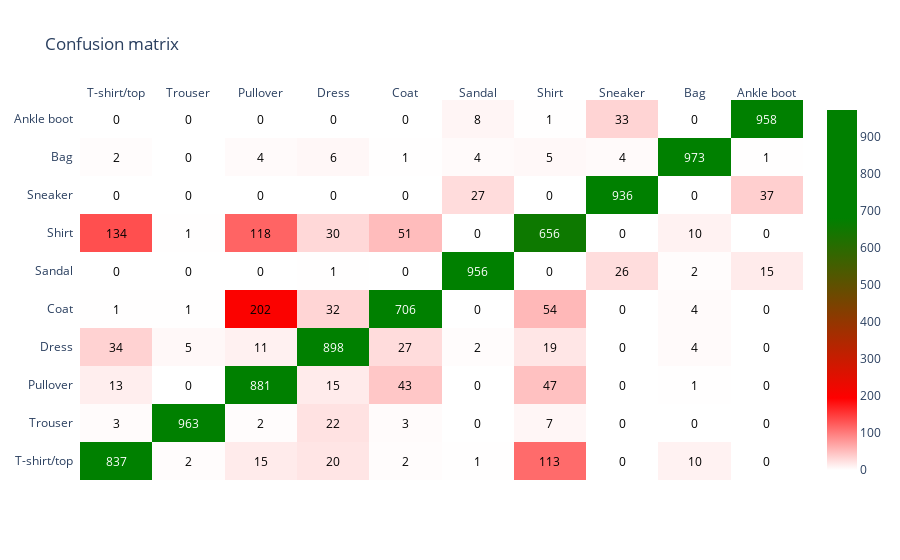

Notebook code for this chart:
### Markdown cell above
# Logging confusion matrix to WandB

### Code cell
predicted_dist = model_best.calc_accuracy(x_test, y_test, return_predicted_distribution=True)
true_values = predicted_dist.argmax(axis=1)
conf_matrix = confusion_matrix(y_true=y_test, y_pred=true_values)
colorscale = [[0, 'rgb(255,255,255)'], 
              [0.2, 'rgb(255,0,0)'],
              [0.7, 'rgb(0,128,0)'],
              [1, 'rgb(0,128,0)']]
fig = ff.create_annotated_heatmap(conf_matrix, x=labels, y=labels, colorscale=colorscale)
fig.update_layout(title_text='Confusion matrix')
fig['data'][0]['showscale'] = True
fig.show()

#TODO: uncomment this
# wandb.init(project='CS6910_Assignment-1', name='confusion-matrix-plot-final')
# wandb.log({'confusion_matrix': fig})
# wandb.finish()

### Figure 1 — Plotly figure (JSON) as saved in the notebook; plotly's stock layout.template omitted (floating-point values rounded to 4 significant figures)
{"data": [{"colorscale": [[0, "rgb(255,255,255)"], [0.2, "rgb(255,0,0)"], [0.7, "rgb(0,128,0)"], [1, "rgb(0,128,0)"]], "reversescale": false, "showscale": true, "type": "heatmap", "x": ["T-shirt/top", "Trouser", "Pullover", "Dress", "Coat", "Sandal", "Shirt", "Sneaker", "Bag", "Ankle boot"], "y": ["T-shirt/top", "Trouser", "Pullover", "Dress", "Coat", "Sandal", "Shirt", "Sneaker", "Bag", "Ankle boot"], "z": [[837, 2, 15, 20, 2, 1, 113, 0, 10, 0], [3, 963, 2, 22, 3, 0, 7, 0, 0, 0], [13, 0, 881, 15, 43, 0, 47, 0, 1, 0], [34, 5, 11, 898, 27, 2, 19, 0, 4, 0], [1, 1, 202, 32, 706, 0, 54, 0, 4, 0], [0, 0, 0, 1, 0, 956, 0, 26, 2, 15], [134, 1, 118, 30, 51, 0, 656, 0, 10, 0], [0, 0, 0, 0, 0, 27, 0, 936, 0, 37], [2, 0, 4, 6, 1, 4, 5, 4, 973, 1], [0, 0, 0, 0, 0, 8, 1, 33, 0, 958]]}], "layout": {"annotations": [{"font": {"color": "#FFFFFF"}, "showarrow": false, "text": "837", "x": "T-shirt/top", "xref": "x", "y": "T-shirt/top", "yref": "y"}, {"font": {"color": "#000000"}, "showarrow": false, "text": "2", "x": "Trouser", "xref": "x", "y": "T-shirt/top", "yref": "y"}, {"font": {"color": "#000000"}, "showarrow": false, "text": "15", "x": "Pullover", "xref": "x", "y": "T-shirt/top", "yref": "y"}, {"font": {"color": "#000000"}, "showarrow": false, "text": "20", "x": "Dress", "xref": "x", "y": "T-shirt/top", "yref": "y"}, {"font": {"color": "#000000"}, "showarrow": false, "text": "2", "x": "Coat", "xref": "x", "y": "T-shirt/top", "yref": "y"}, {"font": {"color": "#000000"}, "showarrow": false, "text": "1", "x": "Sandal", "xref": "x", "y": "T-shirt/top", "yref": "y"}, {"font": {"color": "#000000"}, "showarrow": false, "text": "113", "x": "Shirt", "xref": "x", "y": "T-shirt/top", "yref": "y"}, {"font": {"color": "#000000"}, "showarrow": false, "text": "0", "x": "Sneaker", "xref": "x", "y": "T-shirt/top", "yref": "y"}, {"font": {"color": "#000000"}, "showarrow": false, "text": "10", "x": "Bag", "xref": "x", "y": "T-shirt/top", "yref": "y"}, {"font": {"color": "#000000"}, "showarrow": false, "text": "0", "x": "Ankle boot", "xref": "x", "y": "T-shirt/top", "yref": "y"}, {"font": {"color": "#000000"}, "showarrow": false, "text": "3", "x": "T-shirt/top", "xref": "x", "y": "Trouser", "yref": "y"}, {"font": {"color": "#FFFFFF"}, "showarrow": false, "text": "963", "x": "Trouser", "xref": "x", "y": "Trouser", "yref": "y"}, {"font": {"color": "#000000"}, "showarrow": false, "text": "2", "x": "Pullover", "xref": "x", "y": "Trouser", "yref": "y"}, {"font": {"color": "#000000"}, "showarrow": false, "text": "22", "x": "Dress", "xref": "x", "y": "Trouser", "yref": "y"}, {"font": {"color": "#000000"}, "showarrow": false, "text": "3", "x": "Coat", "xref": "x", "y": "Trouser", "yref": "y"}, {"font": {"color": "#000000"}, "showarrow": false, "text": "0", "x": "Sandal", "xref": "x", "y": "Trouser", "yref": "y"}, {"font": {"color": "#000000"}, "showarrow": false, "text": "7", "x": "Shirt", "xref": "x", "y": "Trouser", "yref": "y"}, {"font": {"color": "#000000"}, "showarrow": false, "text": "0", "x": "Sneaker", "xref": "x", "y": "Trouser", "yref": "y"}, {"font": {"color": "#000000"}, "showarrow": false, "text": "0", "x": "Bag", "xref": "x", "y": "Trouser", "yref": "y"}, {"font": {"color": "#000000"}, "showarrow": false, "text": "0", "x": "Ankle boot", "xref": "x", "y": "Trouser", "yref": "y"}, {"font": {"color": "#000000"}, "showarrow": false, "text": "13", "x": "T-shirt/top", "xref": "x", "y": "Pullover", "yref": "y"}, {"font": {"color": "#000000"}, "showarrow": false, "text": "0", "x": "Trouser", "xref": "x", "y": "Pullover", "yref": "y"}, {"font": {"color": "#FFFFFF"}, "showarrow": false, "text": "881", "x": "Pullover", "xref": "x", "y": "Pullover", "yref": "y"}, {"font": {"color": "#000000"}, "showarrow": false, "text": "15", "x": "Dress", "xref": "x", "y": "Pullover", "yref": "y"}, {"font": {"color": "#000000"}, "showarrow": false, "text": "43", "x": "Coat", "xref": "x", "y": "Pullover", "yref": "y"}, {"font": {"color": "#000000"}, "showarrow": false, "text": "0", "x": "Sandal", "xref": "x", "y": "Pullover", "yref": "y"}, {"font": {"color": "#000000"}, "showarrow": false, "text": "47", "x": "Shirt", "xref": "x", "y": "Pullover", "yref": "y"}, {"font": {"color": "#000000"}, "showarrow": false, "text": "0", "x": "Sneaker", "xref": "x", "y": "Pullover", "yref": "y"}, {"font": {"color": "#000000"}, "showarrow": false, "text": "1", "x": "Bag", "xref": "x", "y": "Pullover", "yref": "y"}, {"font": {"color": "#000000"}, "showarrow": false, "text": "0", "x": "Ankle boot", "xref": "x", "y": "Pullover", "yref": "y"}, {"font": {"color": "#000000"}, "showarrow": false, "text": "34", "x": "T-shirt/top", "xref": "x", "y": "Dress", "yref": "y"}, {"font": {"color": "#000000"}, "showarrow": false, "text": "5", "x": "Trouser", "xref": "x", "y": "Dress", "yref": "y"}, {"font": {"color": "#000000"}, "showarrow": false, "text": "11", "x": "Pullover", "xref": "x", "y": "Dress", "yref": "y"}, {"font": {"color": "#FFFFFF"}, "showarrow": false, "text": "898", "x": "Dress", "xref": "x", "y": "Dress", "yref": "y"}, {"font": {"color": "#000000"}, "showarrow": false, "text": "27", "x": "Coat", "xref": "x", "y": "Dress", "yref": "y"}, {"font": {"color": "#000000"}, "showarrow": false, "text": "2", "x": "Sandal", "xref": "x", "y": "Dress", "yref": "y"}, {"font": {"color": "#000000"}, "showarrow": false, "text": "19", "x": "Shirt", "xref": "x", "y": "Dress", "yref": "y"}, {"font": {"color": "#000000"}, "showarrow": false, "text": "0", "x": "Sneaker", "xref": "x", "y": "Dress", "yref": "y"}, {"font": {"color": "#000000"}, "showarrow": false, "text": "4", "x": "Bag", "xref": "x", "y": "Dress", "yref": "y"}, {"font": {"color": "#000000"}, "showarrow": false, "text": "0", "x": "Ankle boot", "xref": "x", "y": "Dress", "yref": "y"}, {"font": {"color": "#000000"}, "showarrow": false, "text": "1", "x": "T-shirt/top", "xref": "x", "y": "Coat", "yref": "y"}, {"font": {"color": "#000000"}, "showarrow": false, "text": "1", "x": "Trouser", "xref": "x", "y": "Coat", "yref": "y"}, {"font": {"color": "#000000"}, "showarrow": false, "text": "202", "x": "Pullover", "xref": "x", "y": "Coat", "yref": "y"}, {"font": {"color": "#000000"}, "showarrow": false, "text": "32", "x": "Dress", "xref": "x", "y": "Coat", "yref": "y"}, {"font": {"color": "#FFFFFF"}, "showarrow": false, "text": "706", "x": "Coat", "xref": "x", "y": "Coat", "yref": "y"}, {"font": {"color": "#000000"}, "showarrow": false, "text": "0", "x": "Sandal", "xref": "x", "y": "Coat", "yref": "y"}, {"font": {"color": "#000000"}, "showarrow": false, "text": "54", "x": "Shirt", "xref": "x", "y": "Coat", "yref": "y"}, {"font": {"color": "#000000"}, "showarrow": false, "text": "0", "x": "Sneaker", "xref": "x", "y": "Coat", "yref": "y"}, {"font": {"color": "#000000"}, "showarrow": false, "text": "4", "x": "Bag", "xref": "x", "y": "Coat", "yref": "y"}, {"font": {"color": "#000000"}, "showarrow": false, "text": "0", "x": "Ankle boot", "xref": "x", "y": "Coat", "yref": "y"}, {"font": {"color": "#000000"}, "showarrow": false, "text": "0", "x": "T-shirt/top", "xref": "x", "y": "Sandal", "yref": "y"}, {"font": {"color": "#000000"}, "showarrow": false, "text": "0", "x": "Trouser", "xref": "x", "y": "Sandal", "yref": "y"}, {"font": {"color": "#000000"}, "showarrow": false, "text": "0", "x": "Pullover", "xref": "x", "y": "Sandal", "yref": "y"}, {"font": {"color": "#000000"}, "showarrow": false, "text": "1", "x": "Dress", "xref": "x", "y": "Sandal", "yref": "y"}, {"font": {"color": "#000000"}, "showarrow": false, "text": "0", "x": "Coat", "xref": "x", "y": "Sandal", "yref": "y"}, {"font": {"color": "#FFFFFF"}, "showarrow": false, "text": "956", "x": "Sandal", "xref": "x", "y": "Sandal", "yref": "y"}, {"font": {"color": "#000000"}, "showarrow": false, "text": "0", "x": "Shirt", "xref": "x", "y": "Sandal", "yref": "y"}, {"font": {"color": "#000000"}, "showarrow": false, "text": "26", "x": "Sneaker", "xref": "x", "y": "Sandal", "yref": "y"}, {"font": {"color": "#000000"}, "showarrow": false, "text": "2", "x": "Bag", "xref": "x", "y": "Sandal", "yref": "y"}, {"font": {"color": "#000000"}, "showarrow": false, "text": "15", "x": "Ankle boot", "xref": "x", "y": "Sandal", "yref": "y"}, {"font": {"color": "#000000"}, "showarrow": false, "text": "134", "x": "T-shirt/top", "xref": "x", "y": "Shirt", "yref": "y"}, {"font": {"color": "#000000"}, "showarrow": false, "text": "1", "x": "Trouser", "xref": "x", "y": "Shirt", "yref": "y"}, {"font": {"color": "#000000"}, "showarrow": false, "text": "118", "x": "Pullover", "xref": "x", "y": "Shirt", "yref": "y"}, {"font": {"color": "#000000"}, "showarrow": false, "text": "30", "x": "Dress", "xref": "x", "y": "Shirt", "yref": "y"}, {"font": {"color": "#000000"}, "showarrow": false, "text": "51", "x": "Coat", "xref": "x", "y": "Shirt", "yref": "y"}, {"font": {"color": "#000000"}, "showarrow": false, "text": "0", "x": "Sandal", "xref": "x", "y": "Shirt", "yref": "y"}, {"font": {"color": "#FFFFFF"}, "showarrow": false, "text": "656", "x": "Shirt", "xref": "x", "y": "Shirt", "yref": "y"}, {"font": {"color": "#000000"}, "showarrow": false, "text": "0", "x": "Sneaker", "xref": "x", "y": "Shirt", "yref": "y"}, {"font": {"color": "#000000"}, "showarrow": false, "text": "10", "x": "Bag", "xref": "x", "y": "Shirt", "yref": "y"}, {"font": {"color": "#000000"}, "showarrow": false, "text": "0", "x": "Ankle boot", "xref": "x", "y": "Shirt", "yref": "y"}, {"font": {"color": "#000000"}, "showarrow": false, "text": "0", "x": "T-shirt/top", "xref": "x", "y": "Sneaker", "yref": "y"}, {"font": {"color": "#000000"}, "showarrow": false, "text": "0", "x": "Trouser", "xref": "x", "y": "Sneaker", "yref": "y"}, {"font": {"color": "#000000"}, "showarrow": false, "text": "0", "x": "Pullover", "xref": "x", "y": "Sneaker", "yref": "y"}, {"font": {"color": "#000000"}, "showarrow": false, "text": "0", "x": "Dress", "xref": "x", "y": "Sneaker", "yref": "y"}, {"font": {"color": "#000000"}, "showarrow": false, "text": "0", "x": "Coat", "xref": "x", "y": "Sneaker", "yref": "y"}, {"font": {"color": "#000000"}, "showarrow": false, "text": "27", "x": "Sandal", "xref": "x", "y": "Sneaker", "yref": "y"}, {"font": {"color": "#000000"}, "showarrow": false, "text": "0", "x": "Shirt", "xref": "x", "y": "Sneaker", "yref": "y"}, {"font": {"color": "#FFFFFF"}, "showarrow": false, "text": "936", "x": "Sneaker", "xref": "x", "y": "Sneaker", "yref": "y"}, {"font": {"color": "#000000"}, "showarrow": false, "text": "0", "x": "Bag", "xref": "x", "y": "Sneaker", "yref": "y"}, {"font": {"color": "#000000"}, "showarrow": false, "text": "37", "x": "Ankle boot", "xref": "x", "y": "Sneaker", "yref": "y"}, {"font": {"color": "#000000"}, "showarrow": false, "text": "2", "x": "T-shirt/top", "xref": "x", "y": "Bag", "yref": "y"}, {"font": {"color": "#000000"}, "showarrow": false, "text": "0", "x": "Trouser", "xref": "x", "y": "Bag", "yref": "y"}, {"font": {"color": "#000000"}, "showarrow": false, "text": "4", "x": "Pullover", "xref": "x", "y": "Bag", "yref": "y"}, {"font": {"color": "#000000"}, "showarrow": false, "text": "6", "x": "Dress", "xref": "x", "y": "Bag", "yref": "y"}, {"font": {"color": "#000000"}, "showarrow": false, "text": "1", "x": "Coat", "xref": "x", "y": "Bag", "yref": "y"}, {"font": {"color": "#000000"}, "showarrow": false, "text": "4", "x": "Sandal", "xref": "x", "y": "Bag", "yref": "y"}, {"font": {"color": "#000000"}, "showarrow": false, "text": "5", "x": "Shirt", "xref": "x", "y": "Bag", "yref": "y"}, {"font": {"color": "#000000"}, "showarrow": false, "text": "4", "x": "Sneaker", "xref": "x", "y": "Bag", "yref": "y"}, {"font": {"color": "#FFFFFF"}, "showarrow": false, "text": "973", "x": "Bag", "xref": "x", "y": "Bag", "yref": "y"}, {"font": {"color": "#000000"}, "showarrow": false, "text": "1", "x": "Ankle boot", "xref": "x", "y": "Bag", "yref": "y"}, {"font": {"color": "#000000"}, "showarrow": false, "text": "0", "x": "T-shirt/top", "xref": "x", "y": "Ankle boot", "yref": "y"}, {"font": {"color": "#000000"}, "showarrow": false, "text": "0", "x": "Trouser", "xref": "x", "y": "Ankle boot", "yref": "y"}, {"font": {"color": "#000000"}, "showarrow": false, "text": "0", "x": "Pullover", "xref": "x", "y": "Ankle boot", "yref": "y"}, {"font": {"color": "#000000"}, "showarrow": false, "text": "0", "x": "Dress", "xref": "x", "y": "Ankle boot", "yref": "y"}, {"font": {"color": "#000000"}, "showarrow": false, "text": "0", "x": "Coat", "xref": "x", "y": "Ankle boot", "yref": "y"}, {"font": {"color": "#000000"}, "showarrow": false, "text": "8", "x": "Sandal", "xref": "x", "y": "Ankle boot", "yref": "y"}, {"font": {"color": "#000000"}, "showarrow": false, "text": "1", "x": "Shirt", "xref": "x", "y": "Ankle boot", "yref": "y"}, {"font": {"color": "#000000"}, "showarrow": false, "text": "33", "x": "Sneaker", "xref": "x", "y": "Ankle boot", "yref": "y"}, {"font": {"color": "#000000"}, "showarrow": false, "text": "0", "x": "Bag", "xref": "x", "y": "Ankle boot", "yref": "y"}, {"font": {"color": "#FFFFFF"}, "showarrow": false, "text": "958", "x": "Ankle boot", "xref": "x", "y": "Ankle boot", "yref": "y"}], "title": {"text": "Confusion matrix"}, "xaxis": {"dtick": 1, "gridcolor": "rgb(0, 0, 0)", "side": "top", "ticks": ""}, "yaxis": {"dtick": 1, "ticks": "", "ticksuffix": "  "}}}
